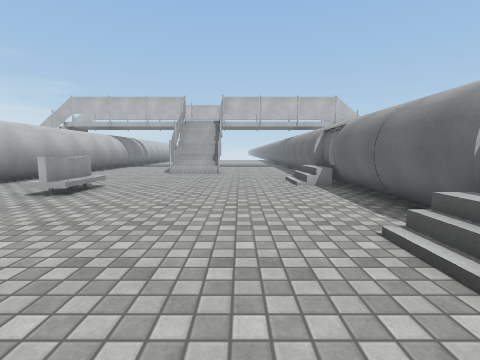
view 1 (above)

16 first-person views from a walk through a Unity game level. The camera is 1.2 m above the floor, tilts 6° down and sees 85° across. The floor is counted in squares, 1 m on a side. Each view is taken from the middle of a square. On the plan, view 1 faces up. The plan holds only what a view shows up to about 12 squares ahead; the rest is blank. The place goes on beyond the plan. The player character is not drawn. Surface patterns are stand-ins for the level's own textures.

view 2
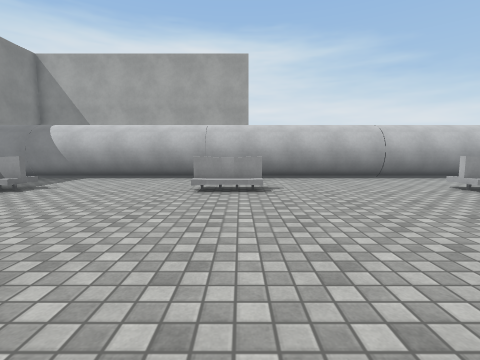

view 3
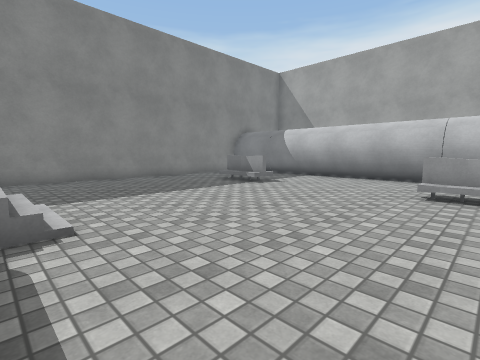

view 4
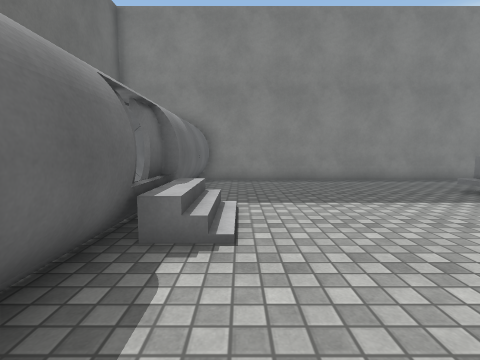

view 5
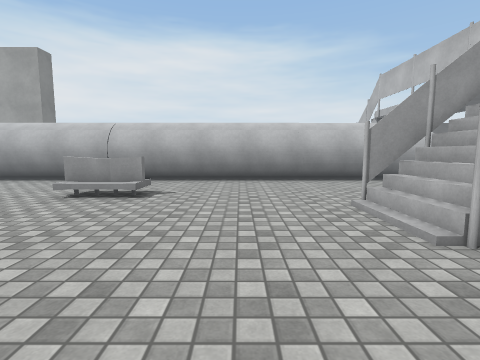

view 6
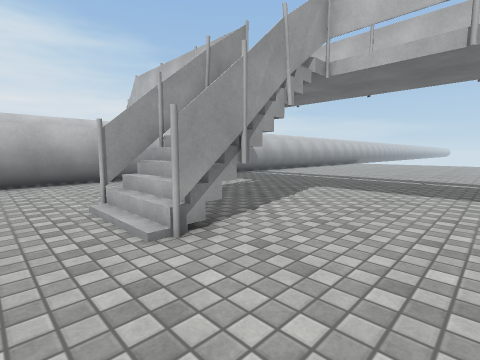

view 7
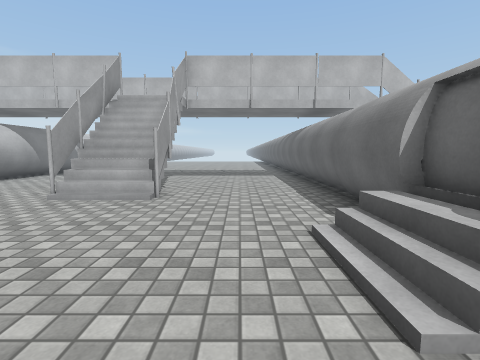

view 8
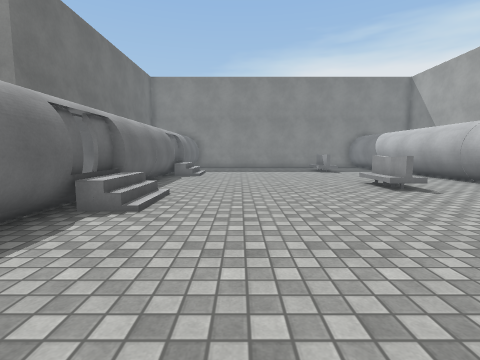

view 9
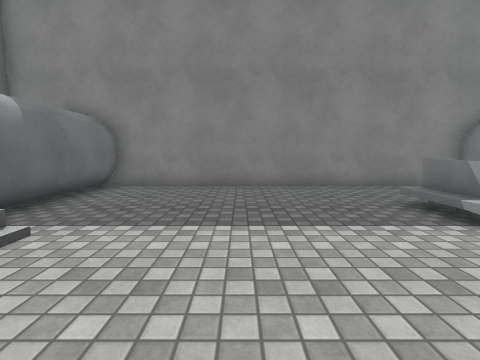

view 10
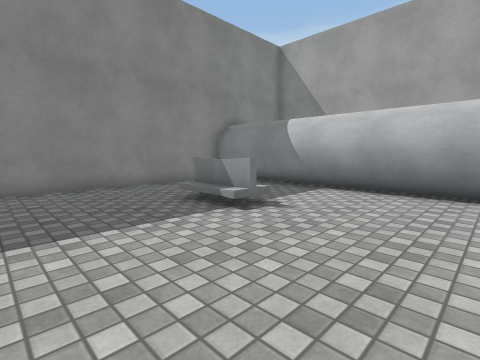

view 11
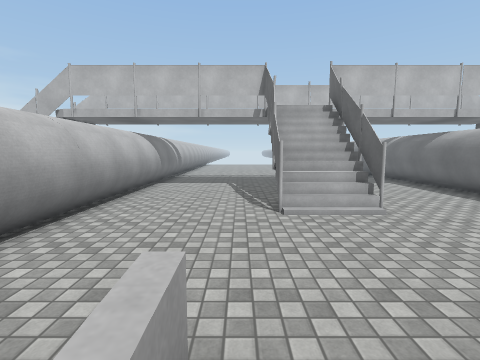

view 12
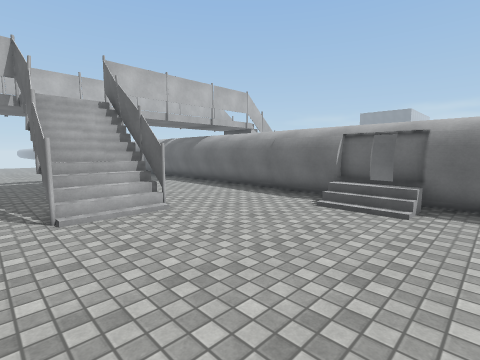

view 13
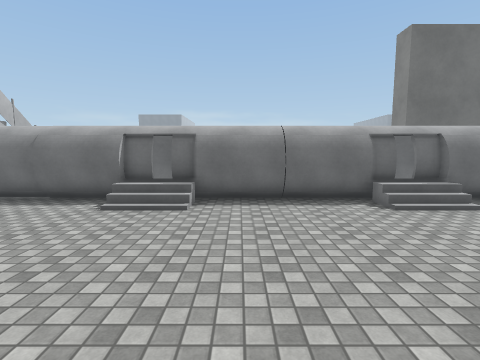

view 14
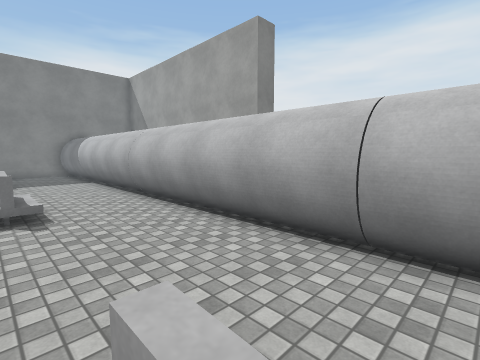

view 15
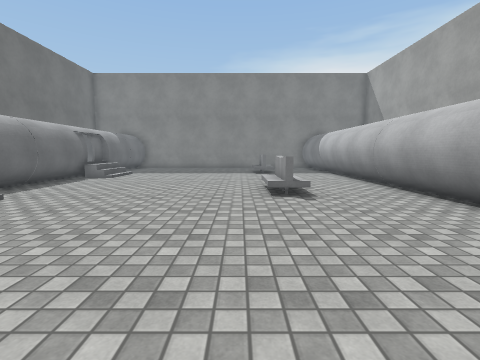

view 16
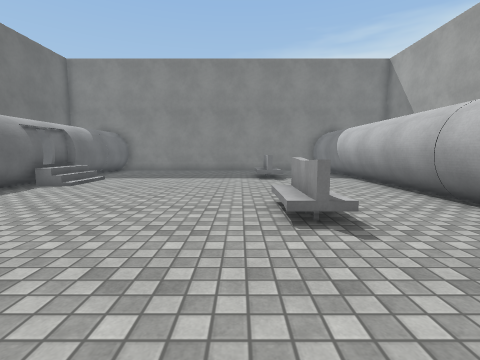

### Floor plan
Key: @ floor where view 1 was taken; # wall or solid block; . floor; / step, stairs or slope; O other object.
Columns run from 9 left of view 1 to 4 right of it. Each row starts with its distance up from view 1.
 20 #............#
 19 #............#
 18 #............#
 17 #....#//#....#
 16 #....#//#....#
 15 #....#//#....#
 14 #............#
 13 #............#
 12 #............#
 11 #...........O#
 10 #...........O#
  9 #..//........#
  8 #..//........#
  7 #../#........#
  6 #............#
  5 #............#
  4 #............#
  3 #...........O#
  2 #...........O#
  1 #............#
  0 #...O....@...#
 -1 #...O........#
 -2 #............#
 -3 #............#
 -4 #............#
 -5 #...........O#
 -6 #...........O#
 -7 #..//.......##
 -8 #..//........#
 -9 #. //........#
-10 #  ..........#
-11 #  ..........#
-12 # ...........#
-13  #############

Where each view was taken, in squares from view 1:
view 1: 0 up, 0 right, facing up
view 2: 0 up, 3 right, facing left
view 3: 0 up, 3 right, facing down-left
view 4: 1 down, 2 right, facing down
view 5: 12 up, 2 right, facing left
view 6: 13 up, 2 right, facing up-left
view 7: 8 up, 1 right, facing up
view 8: 9 up, 0 right, facing down
view 9: 3 down, 1 left, facing down
view 10: 3 down, 1 left, facing down-left
view 11: 8 up, 5 left, facing up
view 12: 8 up, 5 left, facing up-right
view 13: 8 up, 5 left, facing right
view 14: 8 up, 5 left, facing down-left
view 15: 8 up, 4 left, facing down
view 16: 5 up, 4 left, facing down
